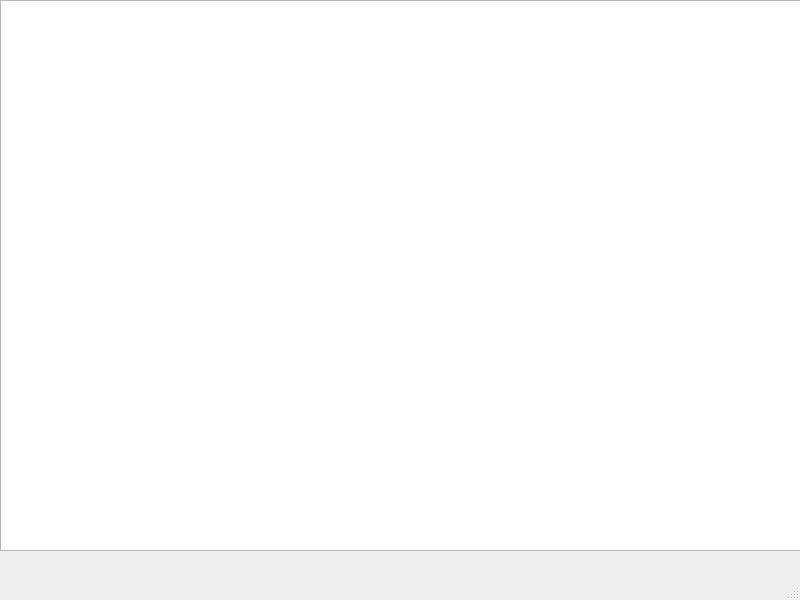
<?xml version="1.0" encoding="UTF-8"?>
<ui version="4.0">
 <class>MainWindow</class>
 <widget class="QMainWindow" name="MainWindow">
  <property name="geometry">
   <rect>
    <x>0</x>
    <y>0</y>
    <width>800</width>
    <height>600</height>
   </rect>
  </property>
  <property name="windowTitle">
   <string>MainWindow</string>
  </property>
  <widget class="QWidget" name="centralwidget">
   <widget class="QWidget" name="gridLayoutWidget">
    <property name="geometry">
     <rect>
      <x>0</x>
      <y>0</y>
      <width>801</width>
      <height>551</height>
     </rect>
    </property>
    <layout class="QGridLayout" name="gridLayout">
     <item row="0" column="0">
      <widget class="QTextEdit" name="textEdit"/>
     </item>
    </layout>
   </widget>
  </widget>
  <widget class="QMenuBar" name="menubar">
   <property name="geometry">
    <rect>
     <x>0</x>
     <y>0</y>
     <width>800</width>
     <height>29</height>
    </rect>
   </property>
  </widget>
  <widget class="QStatusBar" name="statusbar"/>
 </widget>
 <resources/>
 <connections/>
</ui>
